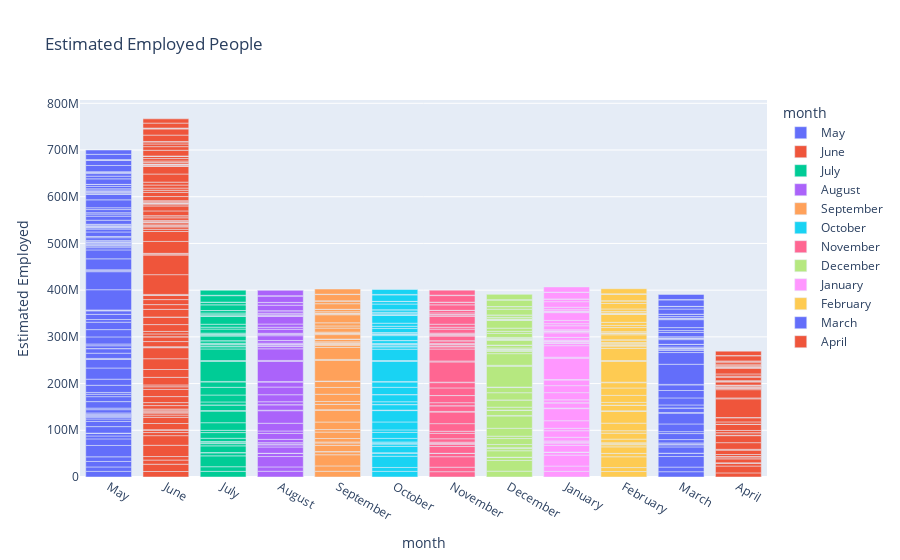

Here is the notebook cell this chart was saved with:
### Code cell
# Bar Plot of Estimated Employed people in every month
fig = px.bar(df1, x = 'month', y = ' Estimated Employed', color = 'month', title = 'Estimated Employed People')
fig.show()

### Figure 1 — Plotly figure (JSON) as saved in the notebook; plotly's stock layout.template omitted (floating-point values rounded to 4 significant figures)
{"data": [{"alignmentgroup": "True", "hovertemplate": "month=%{x}<br> Estimated Employed=%{y}<extra></extra>", "legendgroup": "May", "marker": {"color": "#636efa", "pattern": {"shape": ""}}, "name": "May", "offsetgroup": "May", "orientation": "v", "showlegend": true, "textposition": "auto", "type": "bar", "x": ["May", "May", "May", "May", "May", "May", "May", "May", "May", "May", "May", "May", "May", "May", "May", "May", "May", "May", "May", "May", "May", "May", "May", "May", "May", "May", "May", "May", "May", "May", "May", "May", "May", "May", "May", "May", "May", "May", "May", "May", "May", "May", "May", "May", "May", "May", "May", "May", "May", "May", "May", "May", "May", "May", "May", "May", "May", "May", "May", "May", "May", "May", "May", "May", "May", "May", "May", "May", "May", "May", "May", "May", "May", "May", "May", "May", "May", "May", "May", "May", "May", "May", "May", "May", "May", "May", "May", "May", "May", "May", "May", "May", "May", "May", "May", "May", "May", "May", "May", "May", "May", "May", "May", "May", "May"], "xaxis": "x", "y": [11999139, 9526902, 11749334, 9926176, 24322330, 14050319, 6259019, 5454091, 169487, 129610, 179340, 128538, 13954728, 11121124, 5249186, 3914193, 2045760, 1732050, 2495186, 2716966, 7035766, 3315038, 13911440, 10626328, 5184355, 3799919, 15349838, 13099601, 23896858, 18423447, 1119011, 992148, 11155753, 9683719, 172474, 6088547, 3727366, 15226005, 15586833, 15844698, 5768342, 11053353, 7508747, 1019549, 911789, 43287808, 38640999, 2108044, 1915482, 23452875, 19115772, 4788661, 3428356, 1671707, 1441722, 3029344, 2207026, 348042, 2223129, 1276291, 5756475, 2343783, 264855, 9686558, 6072776, 2693596, 2013083, 245668, 134868, 1130139, 937435, 2404033, 830347, 8638239, 8669258, 4605913, 2826118, 6692720, 3879934, 16962574, 12365754, 228978, 222916, 2519582, 1975481, 283905, 64538, 3289918, 2682658, 5108436, 4225486, 89587, 75456, 11798080, 5733921, 5560649, 3108830, 423127, 384999, 13391244, 11111486, 676797, 778590, 11306177, 9240903], "yaxis": "y"}, {"alignmentgroup": "True", "hovertemplate": "month=%{x}<br> Estimated Employed=%{y}<extra></extra>", "legendgroup": "June", "marker": {"color": "#EF553B", "pattern": {"shape": ""}}, "name": "June", "offsetgroup": "June", "orientation": "v", "showlegend": true, "textposition": "auto", "type": "bar", "x": ["June", "June", "June", "June", "June", "June", "June", "June", "June", "June", "June", "June", "June", "June", "June", "June", "June", "June", "June", "June", "June", "June", "June", "June", "June", "June", "June", "June", "June", "June", "June", "June", "June", "June", "June", "June", "June", "June", "June", "June", "June", "June", "June", "June", "June", "June", "June", "June", "June", "June", "June", "June", "June", "June", "June", "June", "June", "June", "June", "June", "June", "June", "June", "June", "June", "June", "June", "June", "June", "June", "June", "June", "June", "June", "June", "June", "June", "June", "June", "June", "June", "June", "June", "June", "June", "June", "June", "June", "June", "June", "June", "June", "June", "June", "June", "June", "June", "June", "June", "June", "June", "June", "June", "June"], "xaxis": "x", "y": [11755881, 15572975, 8923222, 7544937, 24097712, 20622566, 6608626, 5781095, 149076, 112108, 170471, 13199281, 13243922, 4745178, 4357835, 1957081, 2230075, 2423742, 2049617, 7319782, 6375114, 12888490, 15396213, 5605627, 3952088, 16294794, 16748971, 23056511, 23601016, 1024797, 1150200, 10965154, 10187145, 184527, 6025235, 5364047, 14610564, 16076978, 141313, 16375303, 10169115, 10728822, 8891181, 1107013, 1106978, 42276572, 41908909, 2021553, 1675441, 25543465, 21225887, 4824630, 4954389, 1647342, 1551007, 3248864, 3124663, 337145, 306505, 2192020, 1602231, 5550172, 4306807, 304015, 10144965, 10574711, 2845190, 2304138, 237576, 224902, 1139815, 2326911, 2244460, 8862498, 8822411, 4678374, 4601293, 6509340, 6221562, 17375053, 16172690, 231252, 2356290, 2221069, 304369, 234926, 3307798, 3047750, 5241174, 5275784, 89702, 76269, 12318745, 7741005, 5683349, 4577995, 408738, 391015, 13624452, 13208724, 906889, 989470, 10611498, 9088931], "yaxis": "y"}, {"alignmentgroup": "True", "hovertemplate": "month=%{x}<br> Estimated Employed=%{y}<extra></extra>", "legendgroup": "July", "marker": {"color": "#00cc96", "pattern": {"shape": ""}}, "name": "July", "offsetgroup": "July", "orientation": "v", "showlegend": true, "textposition": "auto", "type": "bar", "x": ["July", "July", "July", "July", "July", "July", "July", "July", "July", "July", "July", "July", "July", "July", "July", "July", "July", "July", "July", "July", "July", "July", "July", "July", "July", "July", "July", "July", "July", "July", "July", "July", "July", "July", "July", "July", "July", "July", "July", "July", "July", "July", "July", "July", "July", "July", "July", "July", "July", "July", "July", "July", "July", "July"], "xaxis": "x", "y": [12086707, 9911534, 23248875, 6753622, 166605, 167437, 14327083, 4826560, 1916824, 2549316, 6958404, 12169808, 4855393, 16274707, 24843750, 1158511, 12009883, 139227, 6308129, 14859873, 16455928, 11538688, 1052597, 42697000, 2000524, 24857807, 4657443, 1739838, 3059744, 294379, 2285436, 5393091, 280367, 9828023, 2405973, 235894, 1183770, 2434579, 8738029, 4105211, 6266446, 17215677, 284015, 2542237, 281117, 3592442, 5372470, 108334, 12054414, 5432503, 410583, 13862431, 859900, 10779829], "yaxis": "y"}, {"alignmentgroup": "True", "hovertemplate": "month=%{x}<br> Estimated Employed=%{y}<extra></extra>", "legendgroup": "August", "marker": {"color": "#ab63fa", "pattern": {"shape": ""}}, "name": "August", "offsetgroup": "August", "orientation": "v", "showlegend": true, "textposition": "auto", "type": "bar", "x": ["August", "August", "August", "August", "August", "August", "August", "August", "August", "August", "August", "August", "August", "August", "August", "August", "August", "August", "August", "August", "August", "August", "August", "August", "August", "August", "August", "August", "August", "August", "August", "August", "August", "August", "August", "August", "August", "August", "August", "August", "August", "August", "August", "August", "August", "August", "August", "August", "August", "August", "August", "August", "August"], "xaxis": "x", "y": [12285693, 9292039, 22260203, 6607694, 135407, 183603, 13507342, 4558306, 1969248, 2778624, 7015356, 12686470, 5233449, 16559137, 26835389, 1065725, 11727659, 183930, 6183427, 15052051, 16463931, 10743959, 975501, 43298746, 1911380, 24924827, 4743179, 1595582, 2994763, 328282, 2392400, 5552510, 243277, 10228154, 2523005, 236315, 2335406, 8614340, 4448650, 6809834, 16602767, 259433, 2456983, 312882, 3499863, 5195170, 90850, 11933093, 5544693, 368977, 13580241, 823967, 11456493], "yaxis": "y"}, {"alignmentgroup": "True", "hovertemplate": "month=%{x}<br> Estimated Employed=%{y}<extra></extra>", "legendgroup": "September", "marker": {"color": "#FFA15A", "pattern": {"shape": ""}}, "name": "September", "offsetgroup": "September", "orientation": "v", "showlegend": true, "textposition": "auto", "type": "bar", "x": ["September", "September", "September", "September", "September", "September", "September", "September", "September", "September", "September", "September", "September", "September", "September", "September", "September", "September", "September", "September", "September", "September", "September", "September", "September", "September", "September", "September", "September", "September", "September", "September", "September", "September", "September", "September", "September", "September", "September", "September", "September", "September", "September", "September", "September", "September", "September", "September", "September", "September", "September", "September"], "xaxis": "x", "y": [12256762, 11468349, 23905700, 6490776, 166056, 163215, 13280783, 5127956, 2039804, 7500122, 13741892, 5400499, 16159315, 25219281, 1162159, 11167715, 175718, 6260971, 15419779, 14595441, 12636415, 1034408, 44198762, 2157845, 25610773, 4733996, 1576480, 2992082, 327239, 2311507, 5642253, 309643, 9609939, 2675862, 247210, 2357627, 8647794, 4640642, 6655967, 17396398, 253887, 2570663, 286573, 3227178, 5176819, 89450, 11902824, 5668785, 418043, 13522970, 711150, 11158649], "yaxis": "y"}, {"alignmentgroup": "True", "hovertemplate": "month=%{x}<br> Estimated Employed=%{y}<extra></extra>", "legendgroup": "October", "marker": {"color": "#19d3f3", "pattern": {"shape": ""}}, "name": "October", "offsetgroup": "October", "orientation": "v", "showlegend": true, "textposition": "auto", "type": "bar", "x": ["October", "October", "October", "October", "October", "October", "October", "October", "October", "October", "October", "October", "October", "October", "October", "October", "October", "October", "October", "October", "October", "October", "October", "October", "October", "October", "October", "October", "October", "October", "October", "October", "October", "October", "October", "October", "October", "October", "October", "October", "October", "October", "October", "October", "October", "October", "October", "October", "October", "October", "October", "October", "October", "October", "October"], "xaxis": "x", "y": [12017412, 8395906, 24053140, 7043840, 149511, 177440, 13828512, 4798833, 1946957, 2477621, 7761243, 12803527, 5328825, 17060638, 24330249, 1080609, 11621534, 180283, 6021921, 15178544, 146688, 15595647, 11375354, 1113764, 42833265, 2027662, 24353018, 4774377, 1595176, 3173429, 330856, 2297096, 6030363, 290264, 10474217, 2821456, 232322, 1029087, 2460196, 8799249, 4644510, 6603715, 17221991, 234375, 2456855, 312548, 3070438, 5384335, 87974, 12223948, 5318341, 414808, 13938303, 925174, 10563686], "yaxis": "y"}, {"alignmentgroup": "True", "hovertemplate": "month=%{x}<br> Estimated Employed=%{y}<extra></extra>", "legendgroup": "November", "marker": {"color": "#FF6692", "pattern": {"shape": ""}}, "name": "November", "offsetgroup": "November", "orientation": "v", "showlegend": true, "textposition": "auto", "type": "bar", "x": ["November", "November", "November", "November", "November", "November", "November", "November", "November", "November", "November", "November", "November", "November", "November", "November", "November", "November", "November", "November", "November", "November", "November", "November", "November", "November", "November", "November", "November", "November", "November", "November", "November", "November", "November", "November", "November", "November", "November", "November", "November", "November", "November", "November", "November", "November", "November", "November", "November", "November", "November", "November", "November", "November", "November"], "xaxis": "x", "y": [11397681, 9625362, 22445989, 6942931, 178768, 159489, 14487815, 4875763, 2024409, 2415724, 7279628, 11537217, 4557906, 16306428, 24881383, 1205703, 12192623, 142787, 6395022, 15278556, 162426, 16223430, 11265828, 1084633, 43261530, 2007113, 25630359, 4668772, 1708045, 3081077, 289593, 2341284, 5439600, 271612, 9896129, 2404239, 233029, 1226793, 2424281, 8613835, 4062767, 6459457, 17486683, 293431, 2594469, 275003, 3602243, 5306715, 107751, 11729952, 5338119, 427700, 14128888, 904903, 10768462], "yaxis": "y"}, {"alignmentgroup": "True", "hovertemplate": "month=%{x}<br> Estimated Employed=%{y}<extra></extra>", "legendgroup": "December", "marker": {"color": "#B6E880", "pattern": {"shape": ""}}, "name": "December", "offsetgroup": "December", "orientation": "v", "showlegend": true, "textposition": "auto", "type": "bar", "x": ["December", "December", "December", "December", "December", "December", "December", "December", "December", "December", "December", "December", "December", "December", "December", "December", "December", "December", "December", "December", "December", "December", "December", "December", "December", "December", "December", "December", "December", "December", "December", "December", "December", "December", "December", "December", "December", "December", "December", "December", "December", "December", "December", "December", "December", "December", "December", "December", "December", "December", "December", "December", "December"], "xaxis": "x", "y": [12528395, 22914530, 6569385, 145671, 177155, 13877825, 4603484, 1922821, 6873437, 12756132, 5065804, 16854647, 26357625, 1102997, 11345069, 180808, 6164215, 15485307, 161647, 15356938, 11068056, 1046878, 44640087, 1947566, 24906239, 4913963, 1722303, 2977857, 311146, 2415436, 5718337, 288154, 10172812, 2548835, 241366, 1209085, 2290170, 8592376, 4440283, 6787403, 16581144, 267417, 2369048, 313135, 3575778, 5109481, 88035, 12260389, 5317782, 399427, 13857200, 844779, 11335696], "yaxis": "y"}, {"alignmentgroup": "True", "hovertemplate": "month=%{x}<br> Estimated Employed=%{y}<extra></extra>", "legendgroup": "January", "marker": {"color": "#FF97FF", "pattern": {"shape": ""}}, "name": "January", "offsetgroup": "January", "orientation": "v", "showlegend": true, "textposition": "auto", "type": "bar", "x": ["January", "January", "January", "January", "January", "January", "January", "January", "January", "January", "January", "January", "January", "January", "January", "January", "January", "January", "January", "January", "January", "January", "January", "January", "January", "January", "January", "January", "January", "January", "January", "January", "January", "January", "January", "January", "January", "January", "January", "January", "January", "January", "January", "January", "January", "January", "January", "January", "January", "January", "January", "January", "January"], "xaxis": "x", "y": [12016676, 11420996, 23409006, 6236201, 157791, 158936, 14301844, 5062293, 2041035, 2373488, 7868736, 13938874, 5307026, 16183702, 25881398, 1229406, 11182128, 176252, 6189471, 15484353, 14954646, 12065915, 1057975, 45777509, 1986386, 24612171, 4618860, 1630908, 2988665, 332062, 2315972, 5647493, 257814, 9824501, 2630938, 246596, 1079537, 2329293, 8749154, 4597507, 6834930, 16715470, 261687, 2561320, 281698, 3252622, 5157363, 11926995, 5543380, 450155, 13656250, 725253, 11208617], "yaxis": "y"}, {"alignmentgroup": "True", "hovertemplate": "month=%{x}<br> Estimated Employed=%{y}<extra></extra>", "legendgroup": "February", "marker": {"color": "#FECB52", "pattern": {"shape": ""}}, "name": "February", "offsetgroup": "February", "orientation": "v", "showlegend": true, "textposition": "auto", "type": "bar", "x": ["February", "February", "February", "February", "February", "February", "February", "February", "February", "February", "February", "February", "February", "February", "February", "February", "February", "February", "February", "February", "February", "February", "February", "February", "February", "February", "February", "February", "February", "February", "February", "February", "February", "February", "February", "February", "February", "February", "February", "February", "February", "February", "February", "February", "February", "February", "February", "February", "February", "February", "February", "February", "February"], "xaxis": "x", "y": [11723617, 8462814, 23168192, 6847173, 147500, 171672, 13973042, 4570108, 1952464, 2163397, 7932402, 12753657, 5203579, 16178044, 25293535, 1112864, 11842655, 183619, 6009820, 15040572, 15828488, 11304474, 1169347, 44257432, 2057523, 26093009, 4822035, 1625454, 3113464, 316887, 2347941, 5708807, 306396, 10784753, 2752834, 227804, 1060116, 2493023, 8924061, 4624444, 6533435, 17122782, 233965, 2438080, 310342, 3219227, 5288343, 11742101, 5521496, 415339, 13803099, 963408, 10871168], "yaxis": "y"}, {"alignmentgroup": "True", "hovertemplate": "month=%{x}<br> Estimated Employed=%{y}<extra></extra>", "legendgroup": "March", "marker": {"color": "#636efa", "pattern": {"shape": ""}}, "name": "March", "offsetgroup": "March", "orientation": "v", "showlegend": true, "textposition": "auto", "type": "bar", "x": ["March", "March", "March", "March", "March", "March", "March", "March", "March", "March", "March", "March", "March", "March", "March", "March", "March", "March", "March", "March", "March", "March", "March", "March", "March", "March", "March", "March", "March", "March", "March", "March", "March", "March", "March", "March", "March", "March", "March", "March", "March", "March", "March", "March", "March", "March", "March", "March", "March", "March", "March", "March"], "xaxis": "x", "y": [11359660, 9878742, 22667882, 6894808, 152413, 13483615, 4366148, 1800426, 2361004, 7157454, 12853818, 4141953, 16480441, 23130976, 1192616, 9814156, 142176, 6373692, 15059769, 15848590, 12028377, 1060946, 43086706, 25097812, 4521537, 1664145, 3049637, 279839, 2407509, 5401392, 277093, 10083026, 2275407, 221432, 998103, 2480661, 9225835, 4079775, 6386723, 17065830, 289735, 2457952, 278851, 3601793, 4964911, 86186, 10982178, 5313236, 450271, 13889632, 889245, 10806105], "yaxis": "y"}, {"alignmentgroup": "True", "hovertemplate": "month=%{x}<br> Estimated Employed=%{y}<extra></extra>", "legendgroup": "April", "marker": {"color": "#EF553B", "pattern": {"shape": ""}}, "name": "April", "offsetgroup": "April", "orientation": "v", "showlegend": true, "textposition": "auto", "type": "bar", "x": ["April", "April", "April", "April", "April", "April", "April", "April", "April", "April", "April", "April", "April", "April", "April", "April", "April", "April", "April", "April", "April", "April", "April", "April", "April", "April", "April", "April", "April", "April", "April", "April", "April", "April", "April", "April", "April", "April", "April", "April", "April", "April", "April", "April", "April", "April", "April", "April", "April", "April", "April"], "xaxis": "x", "y": [8792827, 14645275, 6534321, 115487, 181657, 8587594, 4041050, 984171, 4280434, 9330400, 1754170, 14238959, 15014802, 803118, 5562449, 49420, 4721590, 13051219, 133399, 5086200, 8793799, 675083, 39970677, 1972074, 17639370, 2544084, 1454956, 1400962, 1066126, 3003787, 318957, 6701284, 1606580, 146957, 1054829, 7387995, 2179106, 4802873, 12674451, 161939, 1303244, 68122, 2298975, 2932923, 81905, 4632967, 3378431, 296431, 10944379, 748041, 9299466], "yaxis": "y"}], "layout": {"autosize": true, "barmode": "relative", "legend": {"title": {"text": "month"}, "tracegroupgap": 0}, "title": {"text": "Estimated Employed People"}, "xaxis": {"anchor": "y", "autorange": true, "categoryarray": ["May", "June", "July", "August", "September", "October", "November", "December", "January", "February", "March", "April"], "categoryorder": "array", "domain": [0, 1], "range": [-0.5, 11.5], "title": {"text": "month"}, "type": "category"}, "yaxis": {"anchor": "x", "autorange": true, "domain": [0, 1], "range": [0, 807100000.0], "title": {"text": " Estimated Employed"}, "type": "linear"}}}
